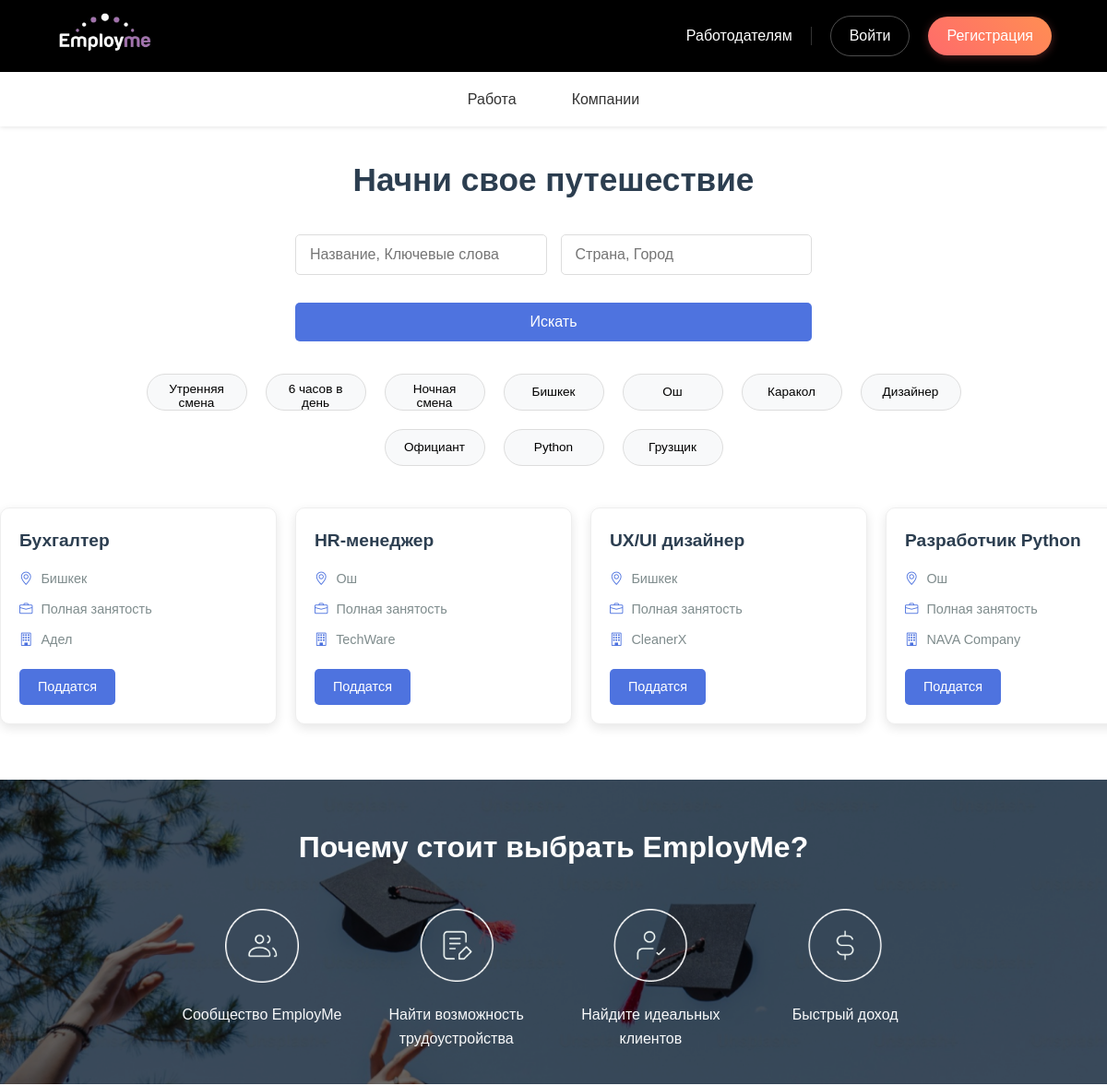
Before: / (upper part) with the older database file.
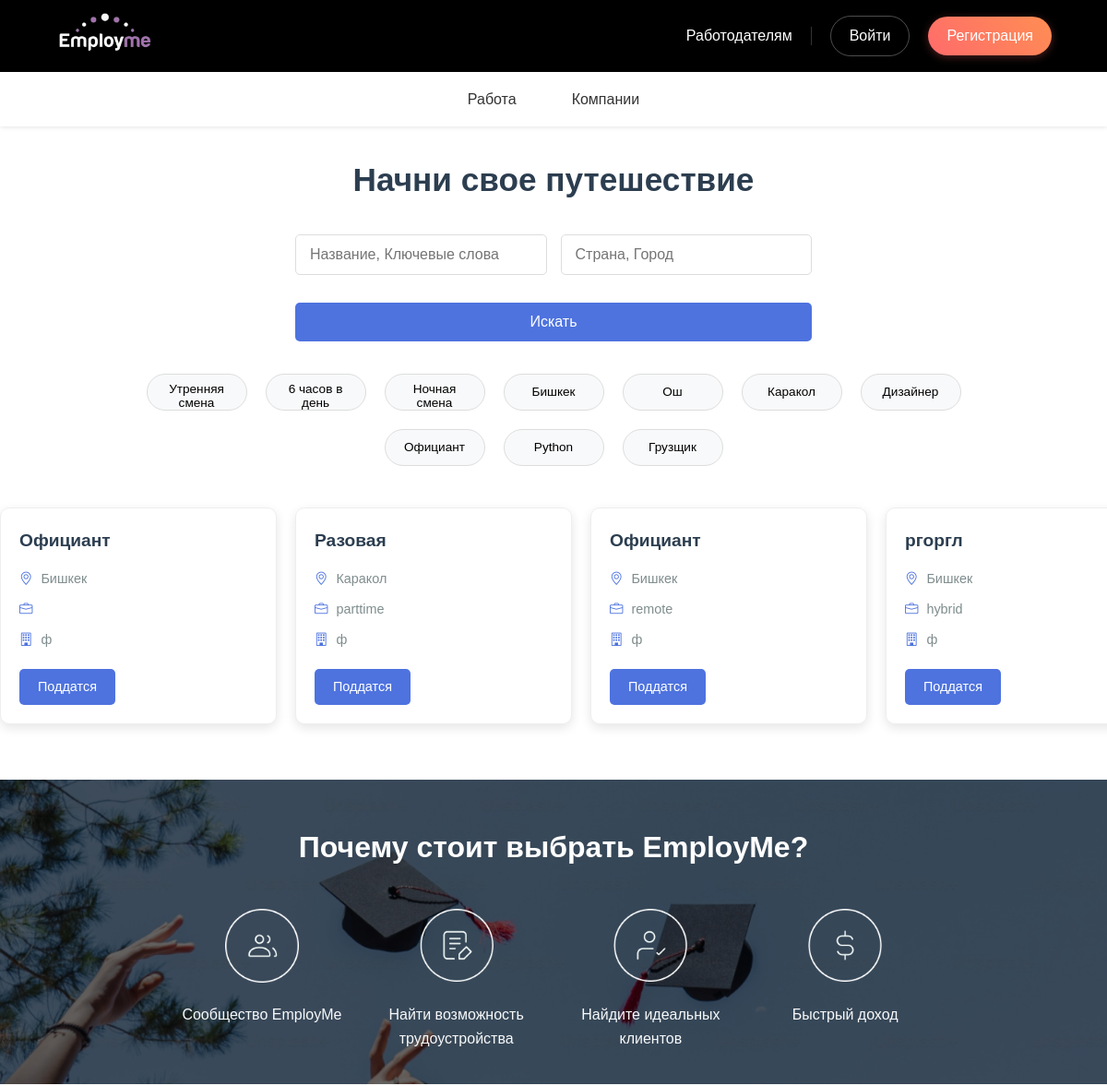
After: the same page with the newer database file.
### app.py (models this page shows, shortened)
class JobOffer(db.Model):
    __tablename__ = 'job_offers'
    id = db.Column(db.Integer, primary_key=True)
    job_title = db.Column(db.String(100), nullable=False)
    location = db.Column(db.String(100), nullable=False)
    category = db.Column(db.String(100), nullable=False)
    job_type = db.Column(db.String(50), nullable=False)
    describe_position = db.Column(db.Text)
    unique_journey = db.Column(db.Text)
    employee_expectations = db.Column(db.Text)
    employee_contribution = db.Column(db.Text)
    team_description = db.Column(db.Text)
    interview_process = db.Column(db.Text)
    salary_range = db.Column(db.String(100))
    benefits = db.Column(db.Text)
    payment_frequency = db.Column(db.String(50))
    user_id = db.Column(db.Integer, db.ForeignKey('users.id'))  # внешний ключ
    user = db.relationship('User', back_populates='posted_jobs')  # это и есть нужное свойство
    company_id = db.Column(db.Integer, db.ForeignKey('companies.id'), nullable=False)
    company = db.relationship('Company', back_populates='job_offers')
    author = db.relationship('User', back_populates='job_offers')  # Changed from 'posted_jobs'
    applications = db.relationship('Application', back_populates='job_offer', lazy=True)

class Company(db.Model):
    __tablename__ = 'companies'
    id = db.Column(db.Integer, primary_key=True)
    name = db.Column(db.String(100), nullable=False)
    website = db.Column(db.String(200))
    about = db.Column(db.Text)
    photo = db.Column(db.String(200))
    size = db.Column(db.Integer)
    contact_info = db.Column(db.Text, nullable=False)
    document = db.Column(db.String(200))
    created_at = db.Column(db.DateTime, default=datetime.utcnow)
    username = db.Column(db.String(80), unique=True, nullable=False)
    password = db.Column(db.String(256), nullable=False)
    job_offers = db.relationship('JobOffer', back_populates='company', lazy=True)
    employees = db.relationship('CompanyEmployee', back_populates='company', lazy=True)

### app.py (the view)
@app.route('/')
def home():
    conn = get_db_connection()
    cursor = conn.cursor()
    cursor.execute("""
        SELECT job_offers.*, companies.name as company_name
        FROM job_offers
        JOIN companies ON job_offers.company_id = companies.id
        ORDER BY job_offers.id DESC
        LIMIT 10
    """)
    jobs = cursor.fetchall()
    cursor.execute("SELECT name, website FROM companies ORDER BY created_at DESC LIMIT 10")
    partners = cursor.fetchall()
    conn.close()
    return render_template('home.html',
                           partners=partners,
                           jobs=jobs,
                           search_active=False)

### app.py (called while the page is built, shortened)
@app.before_request
def create_admin_if_needed():
    global admin_created

@app.context_processor
def inject_user():
    return dict(current_user=current_user)

def get_db_connection():
    conn = sqlite3.connect("mydatabase.db")
    conn.row_factory = sqlite3.Row
    return conn

### templates/home.html (shortened to what this page needs)
<!DOCTYPE html>
<html lang="en">
<head>
    <link rel="stylesheet" href="{{ url_for('static', filename='css/styles.css') }}">
    <link rel="stylesheet" href="https://cdn.jsdelivr.net/npm/swiper@11/swiper-bundle.min.css"/>
    <link rel="stylesheet" href="https://cdn.jsdelivr.net/npm/bootstrap-icons@1.10.0/font/bootstrap-icons.css">
</head>
<body>
    {% extends 'base.html' %}
    {% block content %}
    <h1 style="text-align: center; margin-top: 30px; font-size: 2.2rem; color: #2c3e50;">Начни свое путешествие</h1>
    <form class="search-form" action="{{ url_for('search_jobs_route') }}" method="GET">
        <div class="search-row">
            <input
                type="text"
                class="search-input"
                name="query"
                placeholder="Название, Ключевые слова"
                aria-label="Job search"
                value="{{ request.args.get('query', '') }}"
            >
            <input
                type="text"
                class="search-input"
                name="location"
                placeholder="Страна, Город"
                aria-label="Location"
                value="{{ request.args.get('location', '') }}"
            >
        </div>
        <button type="submit" class="search-button">Искать</button>
    </form>
    <form method="GET" action="{{ url_for('search_jobs_route') }}">
        <div class="filter-tags">
          {% for t in ['Утренняя смена', '6 часов в день', 'Ночная смена'] %}
            <button type="submit" name="job_type" value="{{ t }}"
                    class="filter-button {% if request.args.get('job_type') == t %}active{% endif %}">
              {{ t }}
            </button>
          {% endfor %}
          {% for loc in ['Бишкек', 'Ош', 'Каракол'] %}
            <button type="submit" name="location" value="{{ loc }}"
                    class="filter-button {% if request.args.get('location') == loc %}active{% endif %}">
              {{ loc }}
            </button>
          {% endfor %}
          {% for title in ['Дизайнер', 'Официант','Python', 'Грузщик'] %}
            <button type="submit" name="query" value="{{ title }}"
                    class="filter-button {% if request.args.get('query') == title %}active{% endif %}">
              {{ title }}
            </button>
          {% endfor %}
        </div>
      </form>
      <div class="snap-slider">
        {% for job in jobs %}
          <div class="snap-slide job-card">
            <h3>{{ job.job_title }}</h3>
            <p><i class="bi bi-geo-alt"></i> {{ job.location }}</p>
            <p><i class="bi bi-briefcase"></i> {{ job.job_type }}</p>
            <p><i class="bi bi-building"></i> {{ job.company_name }}</p>
            <a href="{{ url_for('apply_for_job', job_id=job.id) }}" class="apply-button">Поддатся</a>
          </div>
        {% endfor %}
      </div>
    <section class="why-choose">
        <div class="overlay">
          <div class="content-box">
            <div class="why-row">
              <div class="why-text">
                <h2>Почему стоит выбрать EmployMe?</h2>
              </div>
              <div class="reasons">
                <div class="reason">
                    <img src="{{ url_for('static', filename='images/why1.png') }}" alt="Community">
                  <p>Сообщество EmployMe</p>
                </div>
                <div class="reason">
                    <img src="{{ url_for('static', filename='images/why2.png') }}" alt="Opportunities">
                  <p>Найти возможность трудоустройства</p>
                </div>
                <div class="reason">
                    <img src="{{ url_for('static', filename='images/why3.png') }}" alt="Clients">
                  <p>Найдите идеальных клиентов</p>
                </div>
                <div class="reason">
                    <img src="{{ url_for('static', filename='images/why4.png') }}" alt="Income">
                  <p>Быстрый доход</p>
                </div>
              </div>
            </div>
          </div>
        </div>
      </section>
    {% include "_footer.html" %}
    {% endblock %}

Changed rows visible on the page:
no longer on this page (row unchanged): JobOffer: job_title "Бухгалтер", location "Бишкек", job_type "Полная занятость", company_name "Адел"
no longer on this page (row unchanged): JobOffer: job_title "HR-менеджер", location "Ош", job_type "Полная занятость", company_name "TechWare"
no longer on this page (row unchanged): JobOffer: job_title "UX/UI дизайнер", location "Бишкек", job_type "Полная занятость", company_name "CleanerX"
no longer on this page (row unchanged): JobOffer: job_title "Разработчик Python", location "Ош", job_type "Полная занятость", company_name "NAVA Company"
added JobOffer: job_title "Официант", location "Бишкек", company_name "ф"
added JobOffer: job_title "Разовая", location "Каракол", job_type "parttime", company_name "ф"
added JobOffer: job_title "Официант", location "Бишкек", job_type "remote", company_name "ф"
added JobOffer: job_title "ргоргл", location "Бишкек", job_type "hybrid", company_name "ф"
